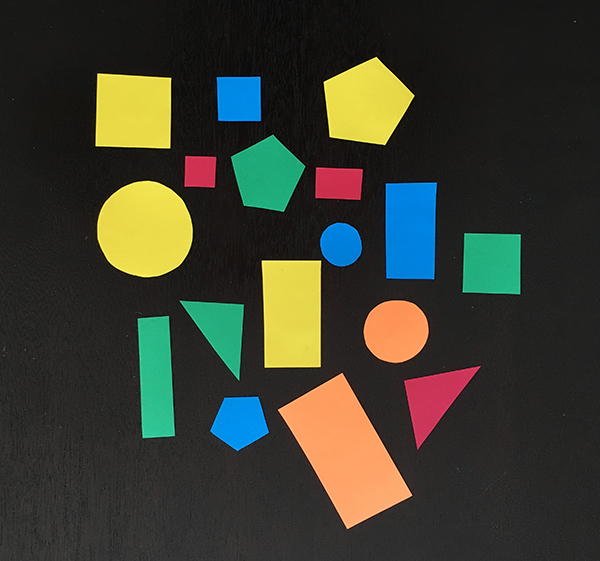
#> input picture opencv/A1.png, 600 x 561 px
$ python 'HSV object detection.py'
#> lines starting #> are read from the running program, lines starting #| are printed output that depends on the picture; after the words box and inside, x2 and y2 are one past the last pixel; in counts of white or black regions, pixels touching at a corner belong together
import numpy as np
import cv2 as cv


def nothing():
    pass


cv.namedWindow('image')
cv.createTrackbar('lH', 'image', 0, 255, nothing)
#> slider 'lH' is set to 51
cv.createTrackbar('lS', 'image', 0, 255, nothing)
#> slider 'lS' is set to 51
cv.createTrackbar('lV', 'image', 0, 255, nothing)
#> slider 'lV' is set to 51
cv.createTrackbar('uH', 'image', 255, 255, nothing)
cv.createTrackbar('uS', 'image', 255, 255, nothing)
cv.createTrackbar('uV', 'image', 255, 255, nothing)

while 1:
    frame = cv.imread('A1.png', -1)
#> frame is the input picture: shape (561, 600, 3); mean B, G, R 47.5, 60.1, 58.4
    lh = cv.getTrackbarPos('lH', 'image')
    ls = cv.getTrackbarPos('lS', 'image')
    lv = cv.getTrackbarPos('lV', 'image')
    uh = cv.getTrackbarPos('uH', 'image')
    us = cv.getTrackbarPos('uS', 'image')
    uv = cv.getTrackbarPos('uV', 'image')

    hsv = cv.cvtColor(frame, cv.COLOR_BGR2HSV)
#> hsv: shape (561, 600, 3); mean H, S, V 41.9, 59.2, 71.2
    lb = np.array([lh, ls, lv])
    ub = np.array([uh, us, uv])
    mask = cv.inRange(frame, lb, ub)
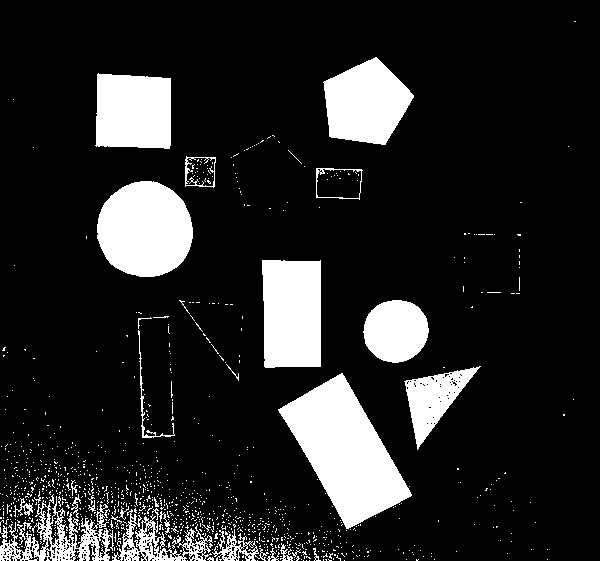
#> mask: shape (561, 600); 14.7% white; 1080 white regions (1046 under 20 px), largest, box (x1, y1, x2, y2) and area: (278, 373, 412, 529) 10258, (97, 181, 193, 277) 7251, (262, 260, 321, 368) 6126
    res = cv.bitwise_and(frame, frame, mask)
    res = cv.resize(res, (500, 500))
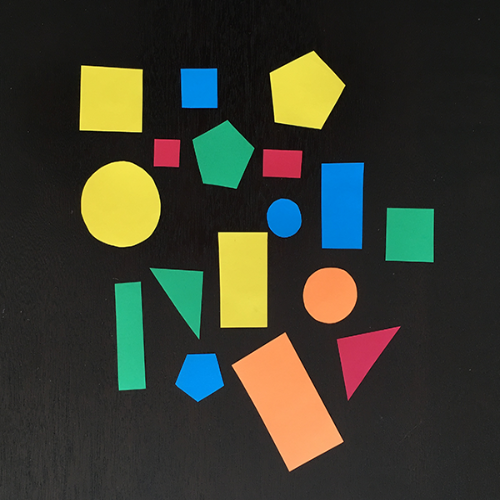
#> res: shape (500, 500, 3); mean B, G, R 47.3, 59.9, 58.2
    mask = cv.resize(mask, (500, 500))
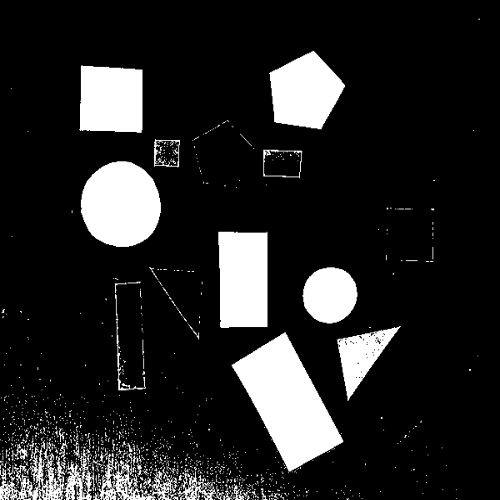
#> mask: shape (500, 500); min 0, max 255, mean 37.5
    frame = cv.resize(frame, (500, 500))
    cv.imshow('res', res)
    # cv.imshow('frame', frame)
    cv.imshow('mask', mask)

    k = cv.waitKey(1) & 0xFF
#> (key Esc is pressed here)
    if k == 27:
        break

cv.destroyAllWindows()
